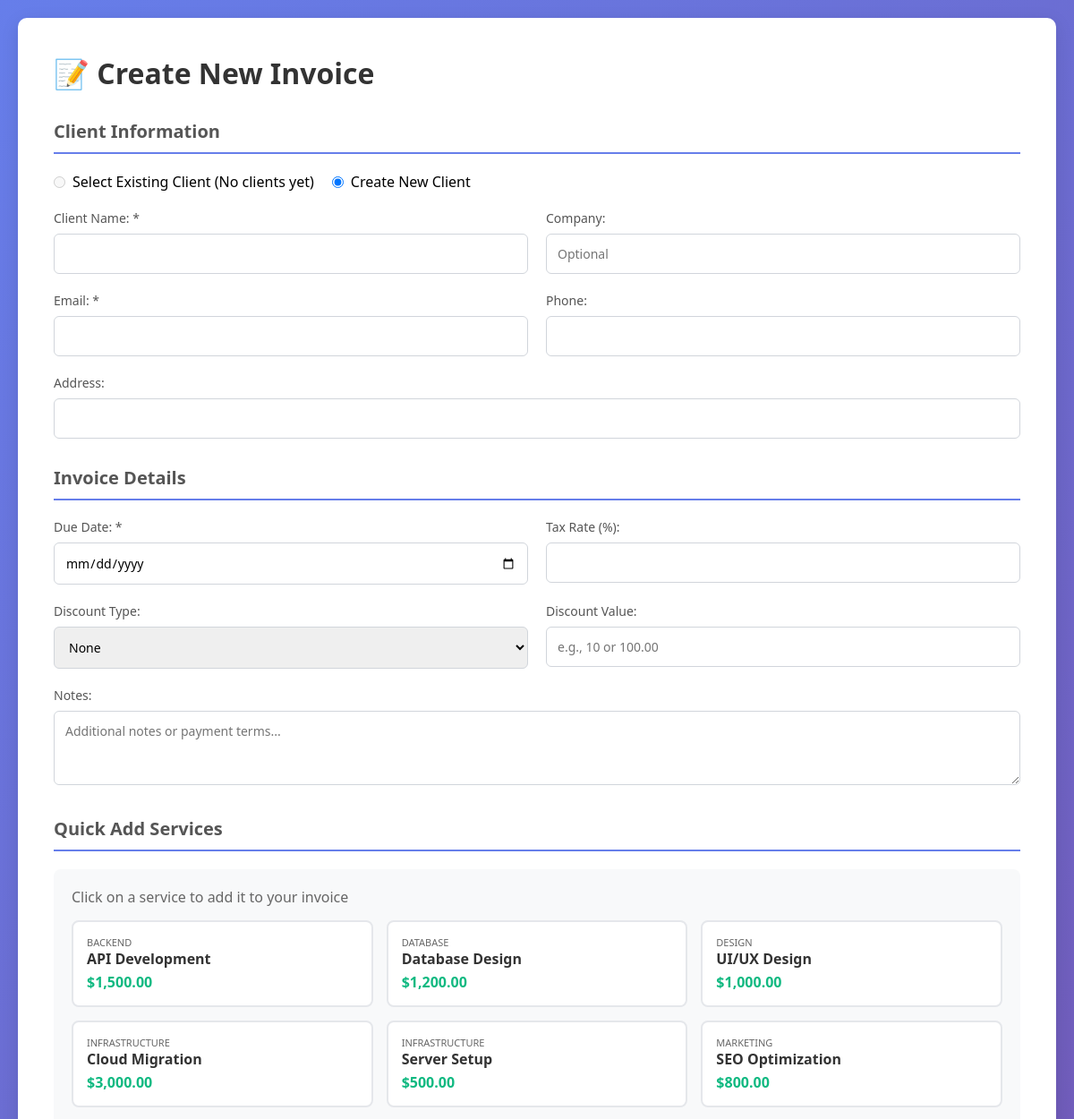
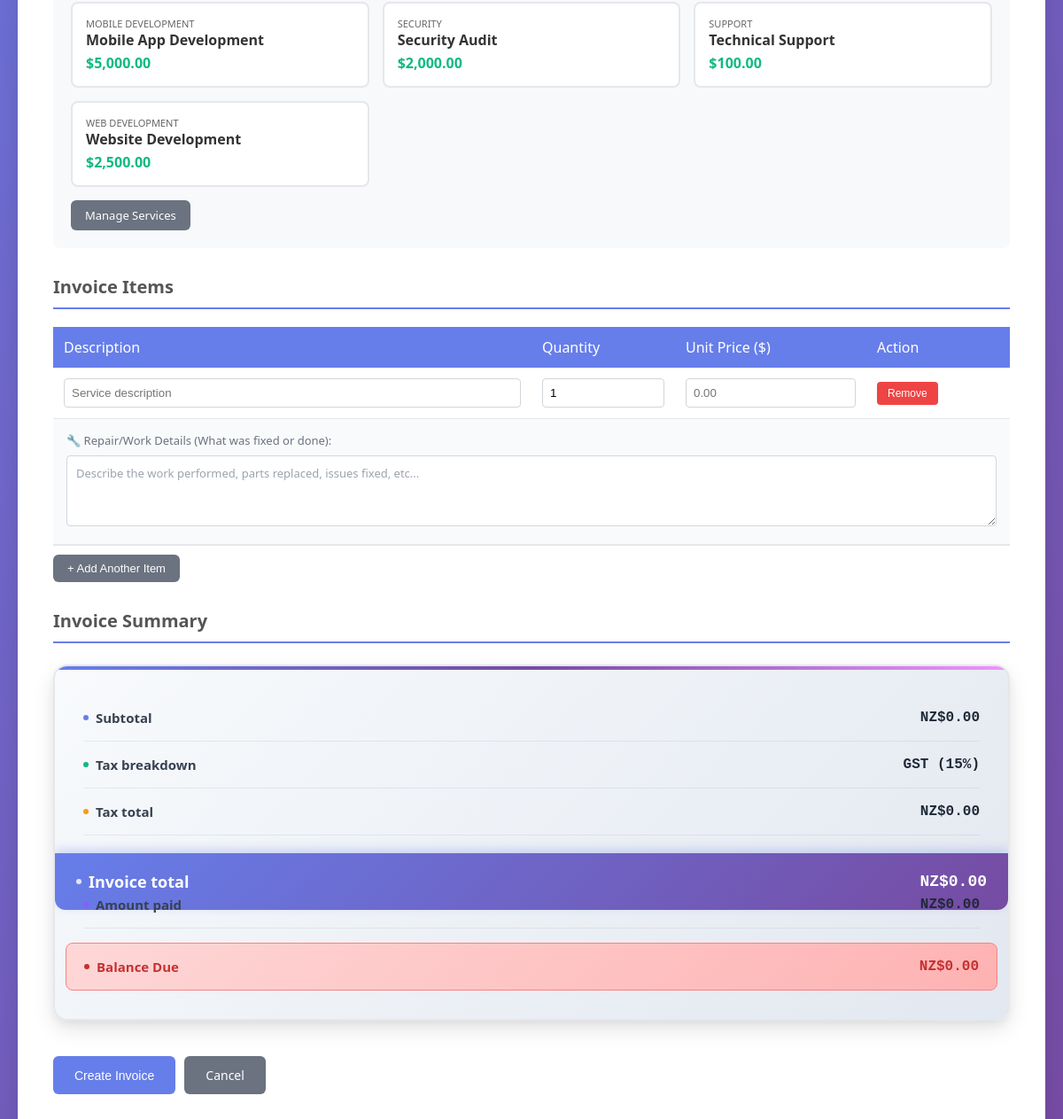
Screenshot of /create_invoice.php with the database file from the repository (2 pictures, top to bottom).
### tables this page shows
CREATE TABLE IF NOT EXISTS services (
    id INT AUTO_INCREMENT PRIMARY KEY,
    name VARCHAR(255) NOT NULL,
    description TEXT,
    unit_price DECIMAL(10, 2) NOT NULL DEFAULT 0.00,
    category VARCHAR(100) DEFAULT NULL,
    is_active BOOLEAN DEFAULT TRUE,
    created_at TIMESTAMP DEFAULT CURRENT_TIMESTAMP,
    updated_at TIMESTAMP DEFAULT CURRENT_TIMESTAMP ON UPDATE CURRENT_TIMESTAMP,
    INDEX idx_name (name),
    INDEX idx_category (category),
    INDEX idx_is_active (is_active)
);

### create_invoice.php (the view, shortened to what this page needs)
<?php
$pdo = getDBConnection();
$stmt = $pdo->query('SELECT id, name, company, email, phone, address FROM clients ORDER BY name ASC');
$existing_clients = $stmt->fetchAll(PDO::FETCH_ASSOC);
try {
    $stmt = $pdo->query('SELECT * FROM services WHERE is_active = 1 ORDER BY category, name');
    $services = $stmt->fetchAll(PDO::FETCH_ASSOC);
} catch (PDOException $e) {
    $services = [];
}
?>
<!DOCTYPE html>
<html lang="en">
<head>
</head>
<body>
    <div class="container">
        <h1>📝 Create New Invoice</h1>
        <form method="post" id="invoiceForm">
            <h2>Client Information</h2>
            <div class="radio-group">
                <label>
                    <input type="radio" name="client_selection" value="existing" onchange="toggleClientFields()" <?php echo !empty($existing_clients) ? '' : 'disabled'; ?>>
                    Select Existing Client <?php echo empty($existing_clients) ? '(No clients yet)' : ''; ?>
                </label>
                <label>
                    <input type="radio" name="client_selection" value="new" onchange="toggleClientFields()" checked>
                    Create New Client
                </label>
            </div>
            <div id="new-client-section">
                <div class="grid-2">
                    <div class="form-group">
                        <label>Client Name: *</label>
                        <input type="text" name="client_name" id="new_client_name" required>
                    </div>
                    <div class="form-group">
                        <label>Company:</label>
                        <input type="text" name="client_company" placeholder="Optional">
                    </div>
                </div>
                <div class="grid-2">
                    <div class="form-group">
                        <label>Email: *</label>
                        <input type="email" name="client_email" id="new_client_email" required>
                    </div>
                    <div class="form-group">
                        <label>Phone:</label>
                        <input type="tel" name="client_phone">
                    </div>
                </div>
                <div class="form-group">
                    <label>Address:</label>
                    <input type="text" name="client_address">
                </div>
            </div>
            <h2>Invoice Details</h2>
            <div class="grid-2">
                <div class="form-group">
                    <label>Due Date: *</label>
                    <input type="date" name="due_date" required min="<?php echo date('Y-m-d', strtotime('+1 day')); ?>">
                </div>
                <div class="form-group">
                    <label>Tax Rate (%):</label>
                    <input type="number" step="0.01" name="tax_rate" value="<?php echo DEFAULT_TAX_RATE; ?>">
                </div>
            </div>
            <div class="grid-2">
                <div class="form-group">
                    <label>Discount Type:</label>
                    <select name="discount_type">
                        <option value="none">None</option>
                    </select>
                </div>
                <div class="form-group">
                    <label>Discount Value:</label>
                    <input type="number" step="0.01" name="discount_value" placeholder="e.g., 10 or 100.00">
                </div>
            </div>
            <div class="form-group">
                <label>Notes:</label>
                <textarea name="notes" rows="3" placeholder="Additional notes or payment terms..."></textarea>
            </div>
            <?php if (!empty($services)): ?>
            <h2>Quick Add Services</h2>
            <div class="services-section">
                <p style="color: #666; margin-bottom: 10px;">Click on a service to add it to your invoice</p>
                <div class="services-grid">
                    <?php foreach ($services as $service): ?>
                        <div class="service-card" onclick="addServiceToInvoice('<?php echo htmlspecialchars($service['name']); ?>', <?php echo $service['unit_price']; ?>)">
                            <div class="service-category"><?php echo htmlspecialchars($service['category']); ?></div>
                            <div class="service-name"><?php echo htmlspecialchars($service['name']); ?></div>
                            <div class="service-price">$<?php echo number_format($service['unit_price'], 2); ?></div>
                        </div>
                    <?php endforeach; ?>
                </div>
                <div style="margin-top: 15px;">
                    <a href="manage_services.php" class="btn btn-secondary btn-small" target="_blank">Manage Services</a>
                </div>
            </div>
            <?php endif; ?>
            <h2>Invoice Items</h2>
            <table class="items-table" id="itemsTable">
                <thead>
                    <tr>
                        <th style="width: 50%;">Description</th>
                        <th style="width: 15%;">Quantity</th>
                        <th style="width: 20%;">Unit Price ($)</th>
                        <th style="width: 15%;">Action</th>
                    </tr>
                </thead>
                <tbody id="itemsBody">
                    <tr>
                        <td><input type="text" name="item_desc_0" placeholder="Service description"></td>
                        <td><input type="number" name="item_qty_0" step="0.01" placeholder="1" value="1"></td>
                        <td><input type="number" name="item_price_0" step="0.01" placeholder="0.00"></td>
                        <td><button type="button" class="remove-item" onclick="removeItem(this)">Remove</button></td>
                    </tr>
                    <tr class="repair-details-row">
                        <td colspan="4">
                            <div class="repair-details-container">
                                <label class="repair-details-label">🔧 Repair/Work Details (What was fixed or done):</label>
                                <textarea name="item_repair_details_0" class="repair-details-textarea" placeholder="Describe the work performed, parts replaced, issues fixed, etc..."></textarea>
                            </div>
                        </td>
                    </tr>
                </tbody>
            </table>
            <button type="button" onclick="addItemRow()" class="btn btn-secondary btn-small" style="margin-top: 10px;">+ Add Another Item</button>
            <h2>Invoice Summary</h2>
            <div class="invoice-summary" id="invoiceSummary">
                <div class="summary-row">
                    <span class="summary-label">Subtotal</span>
                    <span class="summary-value">NZ$<span id="subtotal">0.00</span></span>
                </div>
                <div class="summary-row">
                    <span class="summary-label">Tax breakdown</span>
                    <span class="summary-value">GST (<span id="taxRate">15</span>%)</span>
                </div>
                <div class="summary-row">
                    <span class="summary-label">Tax total</span>
                    <span class="summary-value">NZ$<span id="taxTotal">0.00</span></span>
                </div>
                <div class="summary-row total-row">
                    <span class="summary-label">Invoice total</span>
                    <span class="summary-value">NZ$<span id="invoiceTotal">0.00</span></span>
                </div>
                <div class="summary-row">
                    <span class="summary-label">Amount paid</span>
                    <span class="summary-value">NZ$<span id="amountPaid">0.00</span></span>
                </div>
                <div class="summary-row balance-row">
                    <span class="summary-label">Balance Due</span>
                    <span class="summary-value">NZ$<span id="balanceDue">0.00</span></span>
                </div>
            </div>
            <div style="margin-top: 40px; display: flex; gap: 10px;">
                <button type="submit" class="btn btn-primary">Create Invoice</button>
                <a href="index.php" class="btn btn-secondary">Cancel</a>
            </div>
        </form>
    </div>
</body>
</html>

### rows the page displays
services: category "BACKEND", name "API Development", unit_price "1,500.00"
services: category "DATABASE", name "Database Design", unit_price "1,200.00"
services: category "DESIGN", name "UI/UX Design", unit_price "1,000.00"
services: category "INFRASTRUCTURE", name "Cloud Migration", unit_price "3,000.00"
services: category "INFRASTRUCTURE", name "Server Setup", unit_price "500.00"
services: category "MARKETING", name "SEO Optimization", unit_price "800.00"
services: category "MOBILE DEVELOPMENT", name "Mobile App Development", unit_price "5,000.00"
services: category "SECURITY", name "Security Audit", unit_price "2,000.00"
services: category "SUPPORT", name "Technical Support", unit_price "100.00"
services: category "WEB DEVELOPMENT", name "Website Development", unit_price "2,500.00"
